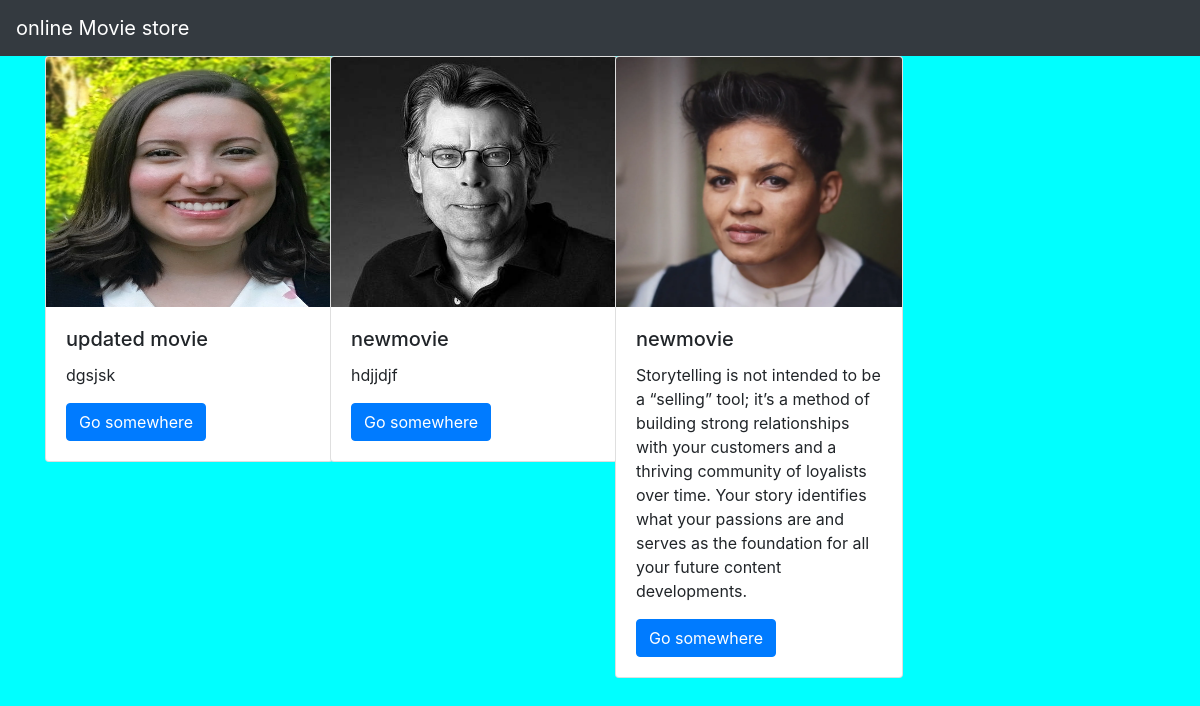
The page / on the database its author committed.
### movieapp/models.py (models this page shows, shortened)
class Movie(models.Model):
    name=models.CharField(max_length=250)
    desc=models.TextField()
    year=models.IntegerField()
    img=models.ImageField(upload_to='gallery')

### movieapp/views.py (the view)
# urls.py: path('',views.index,name='index'),
def index(request):
    movie=Movie.objects.all()
    context={
        'movie_list':movie
    }
    return render(request,'index.html',context)

### templates/index.html (shortened to what this page needs)
{% extends 'base.html' %}
{% block body %}
<div class="container">
    <div class="row">
        {% for i in movie_list %}
        <div class="col-md-3">
            <div class="card" style="width: 18rem;">
  <img class="card-img-top" src="{{i.img.url}}" alt="Card image cap" width="100px" height="250px;">
  <div class="card-body">
    <h5 class="card-title">{{i.name}}</h5>
    <p class="card-text">{{i.desc}}</p>
    <a href="{% url 'movieapp:detail' i.id %}" class="btn btn-primary">Go somewhere</a>
  </div>
</div>
        </div>
        {% endfor %}
    </div>
</div>
{% endblock %}

### templates/base.html (shortened to what this page needs)
{% load static %}
<!DOCTYPE html>
<html lang="en">
<head>
    <link rel="stylesheet" href="https://cdn.jsdelivr.net/npm/bootstrap@4.6.2/dist/css/bootstrap.min.css">
    <link rel="stylesheet" href="{% static 'style.css' %}">
</head>
<body>
<nav class="navbar navbar-dark bg-dark">
  <a class="navbar-brand" href="#">
      online Movie store
  </a>
</nav>
{% block body %}
{% endblock %}
</body>
</html>

### static/style.css (style rules this page uses)
body { background-color:aqua; }

### rows shown on the page
Movie: img (picture), name "updated movie", desc "dgsjsk"
Movie: img (picture), name "newmovie", desc "hdjjdjf"
Movie: img (picture), name "newmovie", desc "Storytelling is not intended to be a “selling” tool; it’s a method of building strong relationships with your customers and a thriving community of loyalists over time. Your story identifies what your passions are and serves as the foundation for all your future content developments."
